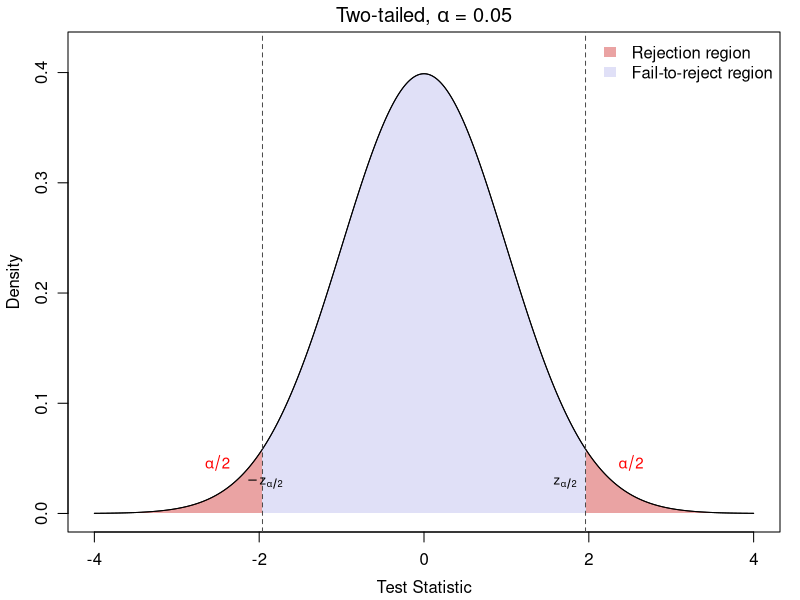
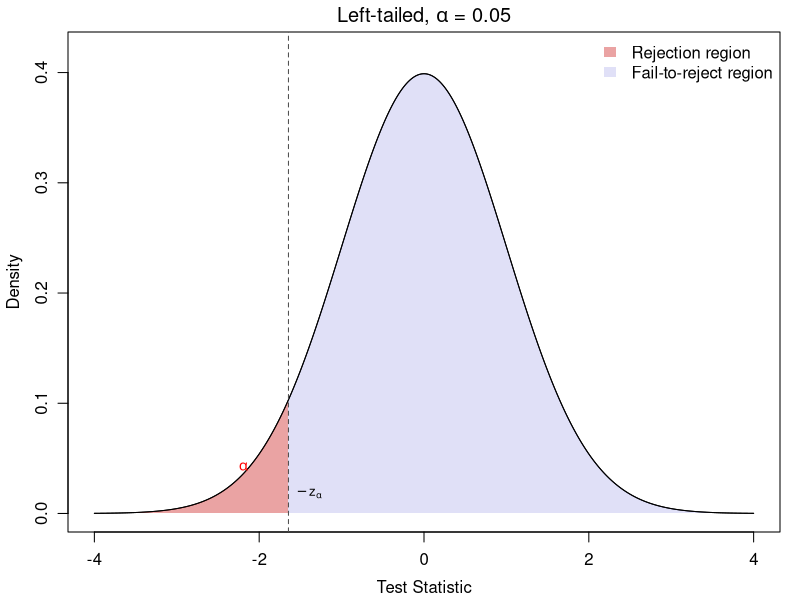
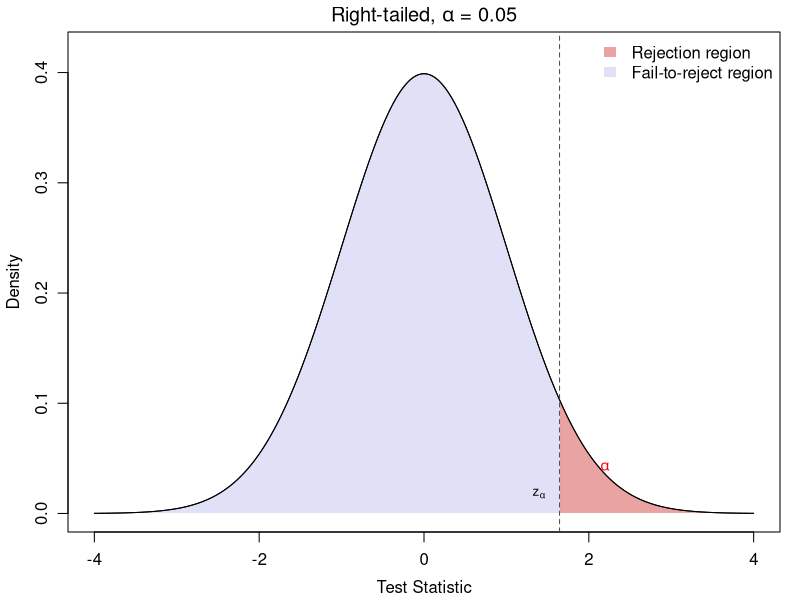

The R script that drew these images, in order:
# ── Shared settings ────────────────────────────────────────────────────────────
x   <- seq(-4, 4, length = 1000)
y   <- dnorm(x)
col_reject <- rgb(0.8, 0.1, 0.1, 0.4)   # red shading for rejection region
col_retain <- rgb(0.2, 0.2, 0.8, 0.15)  # blue shading for fail-to-reject region

plot_base <- function(title) {
    plot(x, y, type = "l", lwd = 1,
         ylab = "Density", xlab = "Test Statistic",
         main = title, ylim = c(0, 0.42)#,
         #bty = "n", yaxt = "n"
    )
}

shade <- function(from, to, mu = 0, sd = 1, col) {
    xs <- seq(from, to, length = 300)
    polygon(c(xs, rev(xs)),
            c(dnorm(xs, mu, sd), rep(0, 300)),
            col = col, border = NA)
}

# ── 1. Two-tailed (alpha = 0.05) ───────────────────────────────────────────────
pdf("two-tail.pdf", width = 5, height = 3.5)
par(
    mar  = c(3.4, 3.4, 1.6, 1),  # minimal bottom/left for labels, almost nothing top/right
    mgp  = c(2.25, 0.85, 0)
)
alpha <- 0.050
cv    <- qnorm(1 - alpha / 2)          # 1.96

plot_base(expression(paste("Two-tailed, ", alpha, " = 0.05")))

shade(-4,  -cv, col = col_reject)      # left rejection region
shade( cv,   4, col = col_reject)      # right rejection region
shade(-cv,  cv, col = col_retain)      # fail-to-reject region

lines(x, y, lwd = 1)                   # redraw curve on top of shading
abline(v = c(-cv, cv), lty = 2, col = "gray30")

# annotations
text( cv + 0.55, 0.03, expression(alpha/2), cex = 0.9, col = "red", pos = 3)
text(-cv - 0.55, 0.03, expression(alpha/2), cex = 0.9, col = "red", pos = 3)
text( cv-0.25,  0.04, expression(z[alpha/2]),  cex = 0.8, xpd = TRUE, pos = 1)
text(-cv+.025,  0.04, expression(-z[alpha/2]), cex = 0.8, xpd = TRUE, pos = 1)

legend(
    "topright",
    bty = "n",
    # cex = 0.85,
    legend = c("Rejection region", "Fail-to-reject region"),
    fill   = c(col_reject, col_retain),
    border = NA#,
    # bg = "white"
    # box.col = "white"
)

dev.off()


# ── 2. Left-tailed (alpha = 0.05) ──────────────────────────────────────────────
pdf("left-tailed.pdf", width = 5, height = 3.5)
par(
    mar  = c(3.4, 3.4, 1.6, 1),  # minimal bottom/left for labels, almost nothing top/right
    mgp  = c(2.25, 0.85, 0)#,
    # cex = 0.8
)
alpha <- 0.05
cv    <- qnorm(alpha)                  # -1.645

plot_base(expression(paste("Left-tailed, ", alpha, " = 0.05")))

shade(-4, cv, col = col_reject)
shade( cv,  4, col = col_retain)

lines(x, y, lwd = 1)
abline(v = cv, lty = 2, col = "gray30")

text(cv - 0.55, 0.03, expression(alpha), cex = 0.9, col = "red", pos = 3)
text(cv+.25, 0.03, expression(-z[alpha]),   cex = 0.8, xpd = TRUE, pos = 1)

legend(
    "topright",
    bty = "n",
    # cex = 0.85,
    legend = c("Rejection region", "Fail-to-reject region"),
    fill   = c(col_reject, col_retain),
    border = NA#,
    # bg = "white"
)

dev.off()


# ── 3. Right-tailed (alpha = 0.05) ─────────────────────────────────────────────
pdf("right-tailed.pdf", width = 5, height = 3.5)
par(
    mar  = c(3.4, 3.4, 1.6, 1),  # minimal bottom/left for labels, almost nothing top/right
    mgp  = c(2.25, 0.85, 0)#,
    # cex = 0.8
)
alpha <- 0.05
cv    <- qnorm(1 - alpha)              # 1.645

plot_base(expression(paste("Right-tailed, ", alpha, " = 0.05")))

shade(-4, cv, col = col_retain)
shade( cv,  4, col = col_reject)

lines(x, y, lwd = 1)
abline(v = cv, lty = 2, col = "gray30")

text(cv + 0.55, 0.03, expression(alpha), cex = 0.9, col = "red", pos = 3)
text(cv-0.25, 0.03, expression(z[alpha]),    cex = 0.8, xpd = TRUE, pos = 1)

legend(
    "topright",
    bty = "n",
    # cex = 0.85,
    legend = c("Rejection region", "Fail-to-reject region"),
    fill   = c(col_reject, col_retain),
    border = NA#,
    # bg = "white"
)

dev.off()
